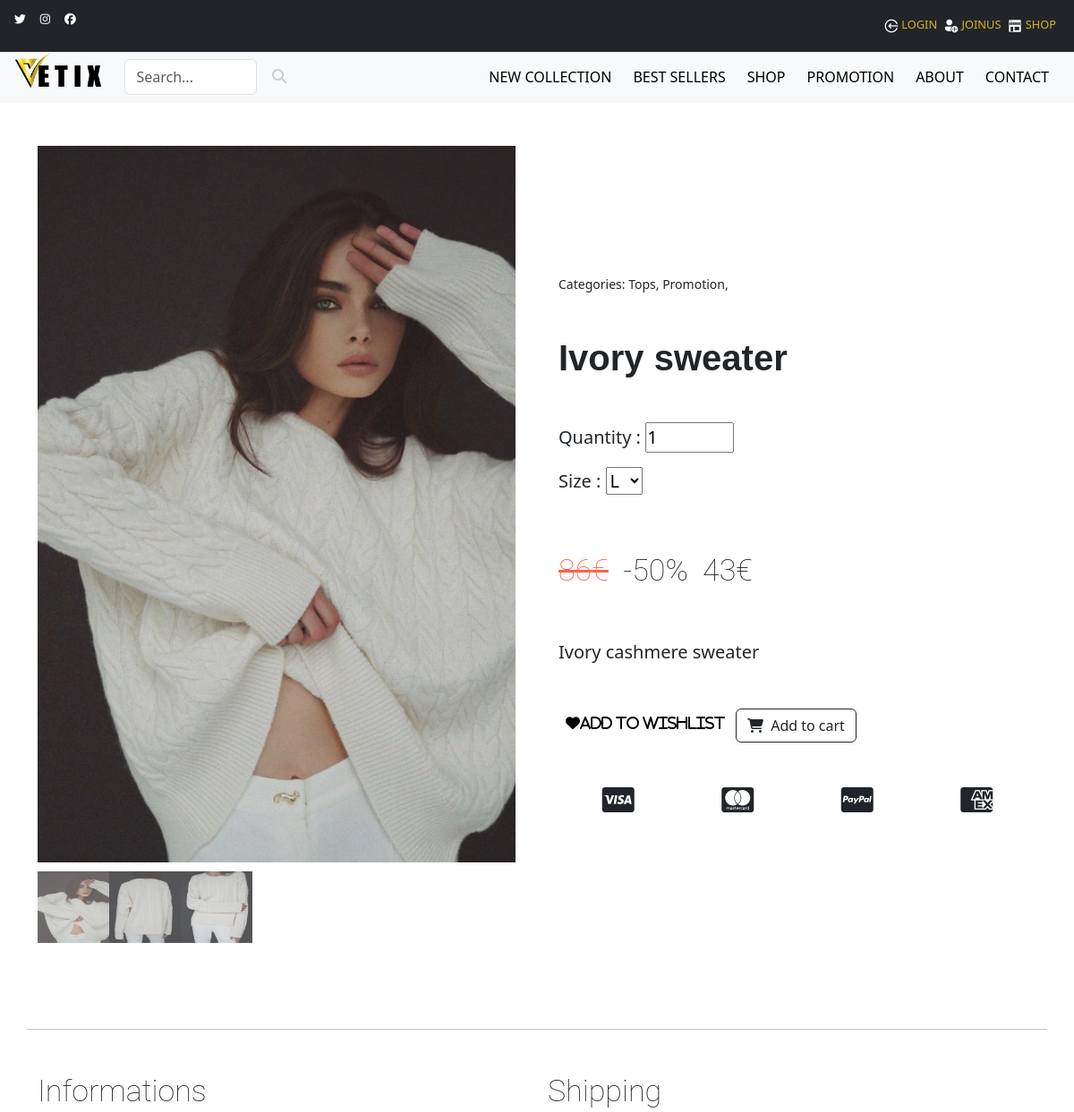
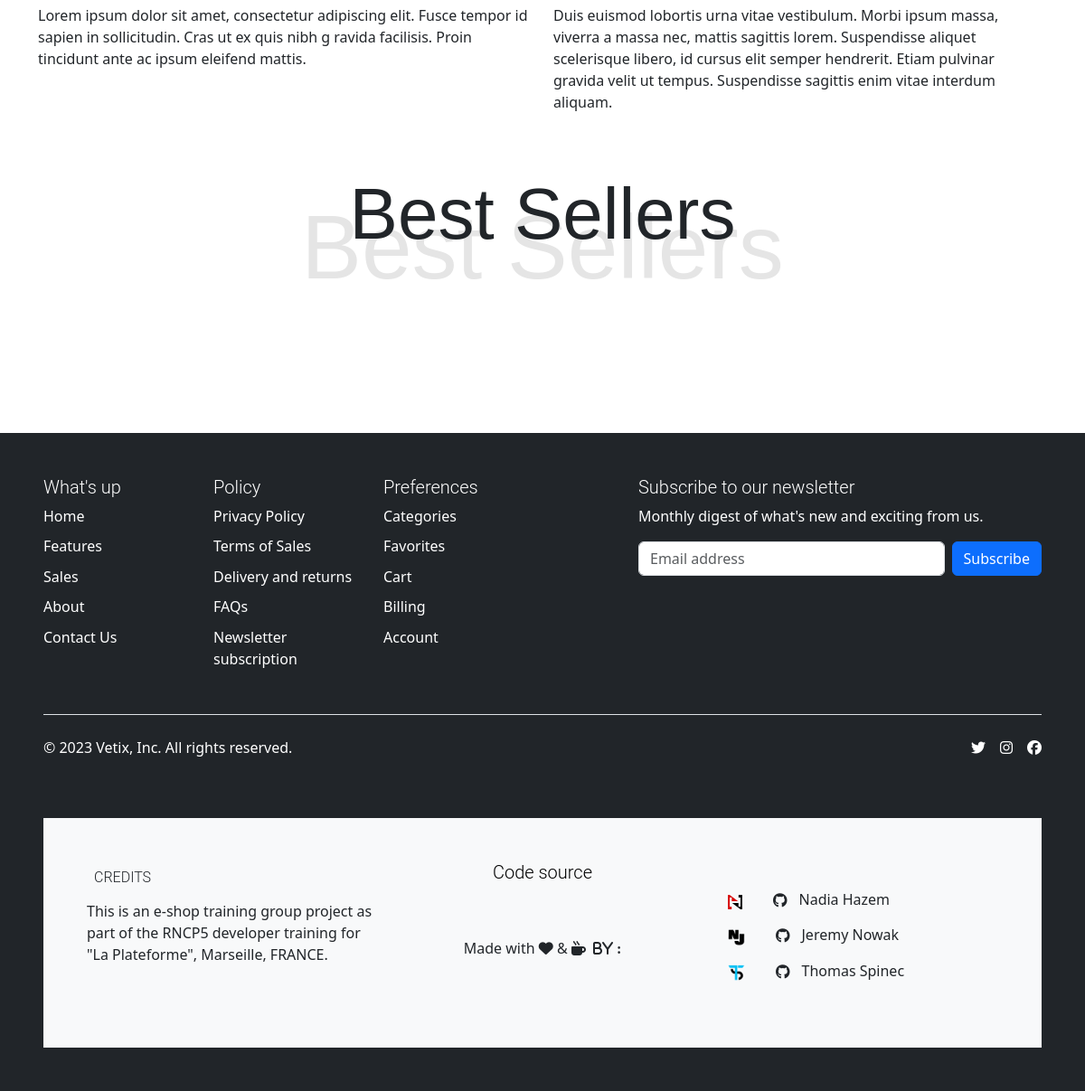
The page /product.php?id=4 on the database its author committed (2 pictures, top to bottom).
### tables this page shows
CREATE TABLE IF NOT EXISTS `product` (
  `id_product` int(11) NOT NULL AUTO_INCREMENT,
  `title` varchar(255) NOT NULL,
  `description` text NOT NULL,
  `image` varchar(255) NOT NULL,
  `image_1` varchar(255) DEFAULT NULL,
  `image_2` varchar(255) DEFAULT NULL,
  `price` int(11) NOT NULL,
  `best_sellers` tinyint(1) NOT NULL DEFAULT '0',
  `new_collection` tinyint(1) NOT NULL DEFAULT '0',
  `promotion` tinyint(1) NOT NULL DEFAULT '0',
  `promotion_percentage` int(11) DEFAULT NULL,
  PRIMARY KEY (`id_product`)
);

CREATE TABLE IF NOT EXISTS `category` (
  `id_category` int(11) NOT NULL AUTO_INCREMENT,
  `name` varchar(255) NOT NULL,
  PRIMARY KEY (`id_category`)
);

### inc/class/Model.php (called while the page is built, shortened)
<?php
abstract class Model
{
    protected $bdd;
    protected $tablename = '';
    public function __construct()
    {
        $host = 'localhost';
        $dbname = 'boutique';
        $dbUser = 'root';
        $dbPass = '';
        try {
            $this->bdd = new PDO("mysql:host=$host;dbname=$dbname;charset=utf8", $dbUser, $dbPass);
            $this->bdd->setAttribute(PDO::ATTR_ERRMODE, PDO::ERRMODE_EXCEPTION);
            $this->bdd->exec("set names utf8");
        } catch (PDOException $e) {
            echo "Erreur : " . $e->getMessage();
            die();
        }
    }
    protected function getOne($id, $colname)
    {
        $id = htmlspecialchars($id);
        $query = "SELECT * FROM $this->tablename WHERE $colname = :id";
        $select = $this->bdd->prepare($query);
        $select->execute([':id' => $id]);
        $result = $select->fetch(PDO::FETCH_ASSOC);
        return $result;
    }
}

### inc/php/callToClasses.php (called while the page is built, shortened)
<?php
require_once 'inc/class/User.php';
require_once 'inc/class/Product.php';
$user = new User();
$product = new Product();
?>

### inc/class/Product.php (called while the page is built, shortened)
<?php
require_once "Model.php";
class Product extends Model
{
    protected $bdd;
    protected $tablename = "product";
    public function getSize($idProduct)
    {
        $idProduct = htmlspecialchars($idProduct);
        $request = "SELECT product_size.id_product AS id_size_product,
        product_size.id_size, size.id_size, size.size
        FROM $this->tablename
        INNER JOIN product_size
        ON product.id_product=product_size.id_product
        INNER JOIN size
        ON product_size.id_size=size.id_size
        WHERE product.id_product = :idProduct";
        $select = $this->bdd->prepare($request);
        $select->execute([
            ":idProduct" => $idProduct,
        ]);
        $result = $select->fetchAll(PDO::FETCH_ASSOC);
        return $result;
    }
    public function getProductInfo($id, $colname = "id_product")
    {
        return parent::getOne($id, $colname);
    }
    public function getCategoryName($id)
    {
        $id = htmlspecialchars($id);
        $query = $this->bdd->prepare("SELECT name FROM category INNER JOIN link_categ ON category.id_category = link_categ.id_categ WHERE link_categ.id_product = :id");
        $query->execute([':id' => $id]);
        $result = $query->fetchAll(PDO::FETCH_ASSOC);
        if ($result) {
            return $result;
        } else {
            return 'not ok';
        }
    }
}

### inc/class/User.php (called while the page is built, shortened)
<?php
require_once 'Model.php';
class User extends Model
{
    public function isLogged()
    {
        if (isset($_SESSION['user'])) {
            return true;
        } else {
            return false;
        }
    }
}

### product.php (the view, shortened to what this page needs)
<?php require_once 'inc/php/callToClasses.php'; ?>
<!DOCTYPE html>
<html lang="en">
<head>
    <link rel="stylesheet" href="inc/css/style.css">
    <link rel="stylesheet" href="https://cdnjs.cloudflare.com/ajax/libs/lightbox2/2.11.3/css/lightbox.min.css">
    <link rel="stylesheet" href="https://cdn.jsdelivr.net/npm/bootstrap@5.3.0-alpha3/dist/css/bootstrap.min.css">
</head>
<body>
    <?php include 'inc/header.php'; ?>
    <main class="container my-5">
        <?php
        $id = $_GET['id'];
        $product_info = $product->getProductInfo($id);
        $categories = $product->getCategoryName($id);
        $image = $product_info['image'];
        $image1 = $product_info['image_1'];
        $image2 = $product_info['image_2'];
        $title = $product_info['title'];
        $sizesProduct = $product->getSize($id);
        ?>
        <div class="row gx-4 gx-lg-5 align-items-center">
            <div class="col-md-6">
                <?php $images = [$image, $image1, $image2]; ?>
                <?php foreach ($images as $index => $image) : ?>
                    <?php if (!empty($image) && $index === 0) : ?>
                        <a href="inc/img/shop/<?= $image ?>" data-lightbox="<?= $title ?>">
                            <img src="inc/img/shop/<?= $image ?>" alt="<?= $title ?>" class="product_img img-fluid">
                        </a>
                    <?php elseif (!empty($image) && $index !== 0) : ?>
                        <a href="inc/img/shop/<?= $image ?>" data-lightbox="<?= $title ?>" style="display:none;"></a>
                    <?php endif; ?>
                <?php endforeach; ?>
                <div class="thumbnails">
                    <img class="thumbnail" src="inc/img/shop/<?= $product_info['image'] ?>" data-full-image="inc/img/shop/<?= $product_info['image'] ?>">
                    <?php
                    if ($product_info['image_1'] != "") { ?>
                        <img class="thumbnail" src="inc/img/shop/<?= $product_info['image_1'] ?>" data-full-image="inc/img/shop/<?= $product_info['image_1'] ?>">
                    <?php }
                    if ($product_info['image_2'] != "") { ?>
                        <img class="thumbnail" src="inc/img/shop/<?= $product_info['image_2'] ?>" data-full-image="inc/img/shop/<?= $product_info['image_2'] ?>">
                    <?php } else { ?>
                        <img class="thumbnail" src="inc/img/shop/default.png" data-full-image="inc/img/shop/<?= $product_info['image'] ?>">
                    <?php } ?>
                </div>
            </div>
            <div class="col-md-6">
                <div class="small mb-5">Categories:
                    <?php foreach ($categories as $category) {
                        echo $category['name'] . ', ';
                    } ?></div>
                <h2 class="display-5 fw-bolder my-5"><?php echo $product_info['title'] ?></h2>
                <div class="fs-5 mb-5">
                    <p class="">Quantity :
                        <input type="number" name="quantity" id="quantity" min="1" max="10" value="1">
                    </p>
                    <p class="">Size :
                        <select name="size" id="size">
                            <?php foreach ($sizesProduct as $cols => $valueSize) {
                            ?>
                                <option value="<?= $valueSize['size'] ?>"><?= $valueSize['size'] ?></option>
                            <?php
                            }
                            ?>
                        </select>
                    </p>
                    <?php if ($product_info['promotion'] == 1) {
                        $price = $product_info['price'] / 100;
                        $percentage = $product_info['promotion_percentage'];
                        $newPrice = $price - ($price * $percentage / 100);
                    ?>
                        <h3 class="py-5"><?= '<del>' . $price . '€</del> &nbsp;-' . $percentage . '% &nbsp;' . $newPrice ?>€</h3>
                    <?php } else { ?>
                        <h3 class="py-5"><?= $product_info['price'] / 100; ?>€</h3>
                    <?php } ?>
                    <p class="lead"><?= $product_info['description'] ?></p>
                </div>
                <div class="love d-flex mb-5">
                    <i class="heart heart-bk fas fa-heart px-2 pt-2" data-id="<?= $id ?>">Add to wishlist</i>
                    <?php if ($user->isLogged()) { ?>
                        <button id="add_to_cart" class="connected btn btn-outline-dark flex-shrink-0 mx-1" type="button" data-id="<?= $id ?>">
                            <i class="fas fa-shopping-cart me-1"></i>
                            Add to cart
                        </button>
                    <?php } else { ?>
                        <button id="add_to_cart" class="btn btn-outline-dark flex-shrink-0 mx-1" type="button" data-id="<?= $id ?>">
                            <i class="fas fa-shopping-cart me-1"></i>
                            Add to cart
                        </button>
                    <?php } ?>
                </div>
                <div class="d-flex mt-5 justify-content-around">
                    <i class="fab fa-2x fa-cc-visa"></i>
                    <i class="fab fa-2x fa-cc-mastercard"></i>
                    <i class="fab fa-2x fa-cc-paypal"></i>
                    <i class="fab fa-2x fa-cc-amex"></i>
                </div>
            </div>
        </div>
        <div class="row my-5">
            <hr class="my-5">
            <div class="col-md-6">
                <h3>Informations</h3>
                <p>Lorem ipsum dolor sit amet, consectetur adipiscing elit.
                    Fusce tempor id sapien in sollicitudin. Cras ut ex quis nibh g
                    ravida facilisis. Proin tincidunt ante ac ipsum eleifend mattis.</p>
            </div>
            <div class="col-md-6">
                <h3>Shipping</h3>
                <p>Duis euismod lobortis urna vitae vestibulum. Morbi ipsum massa, viverra a massa nec, mattis sagittis lorem. Suspendisse aliquet scelerisque libero, id cursus elit semper hendrerit. Etiam pulvinar gravida velit ut tempus. Suspendisse sagittis enim vitae interdum aliquam.</p>
            </div>
        </div>
        <section class="container overflow-hidden">
            <h1>Best Sellers</h1>
            <h1 class="ter">Best Sellers</h1>
        </section>
    </main>
    <?php include 'inc/footer.php'; ?>
</body>
</html>

### inc/css/style.css (style rules this page uses)
* { box-sizing: border-box; margin: 0; padding: 0; }
body { font-family: 'Open Sans', sans-serif; background-color: #fff; overflow-x : hidden; }
main { margin-top: 5%!important; width: 100%; min-height: 100vh; }
.container { width: 80%; margin: 0 auto; padding: 0; }
h1 { position: relative; font-family: 'Montserrat', sans-serif; font-size: 80px!important; font-weight: 100!important; text-align: center; z-index: 2!important; }
h1.ter { font-size: 100px!important; font-weight: 300!important; text-align: center; color: #E5E5E5; margin: -80px 0 50px 0; z-index: 1!important; }
h2 { font-family: 'Montserrat', sans-serif; font-size: 40px!important; font-weight: 300!important; margin: 0 0 20px 0; }
h3 { font-family: 'Roboto', sans-serif; font-size: 34px!important; font-weight: 100!important; margin: 0 0 20px 0; }
a { color: #d9b420!important; text-decoration: none!important; transition: all 0.3s ease-in-out; }
del { color: tomato; }
.heart { color: white; }
.heart-bk { color: black; }
.product_img { width: 100%; max-width: 400px; height: auto; margin: 0 auto; }
.thumbnails { display: flex; justify-content: flex-start; margin-top: 10px; }
.thumbnail { width: 80px; height: 80px; cursor: pointer; opacity: 0.7; transition: opacity 0.2s ease-in-out; }

### rows shown on the page
product: image (picture), image_1 (picture), image_2 (picture), title "Ivory sweater", price "86", promotion_percentage "50", newPrice "43", description "Ivory cashmere sweater"
category: name "Tops"
category: name "Promotion"

### other values the page prints
form field size "L"
